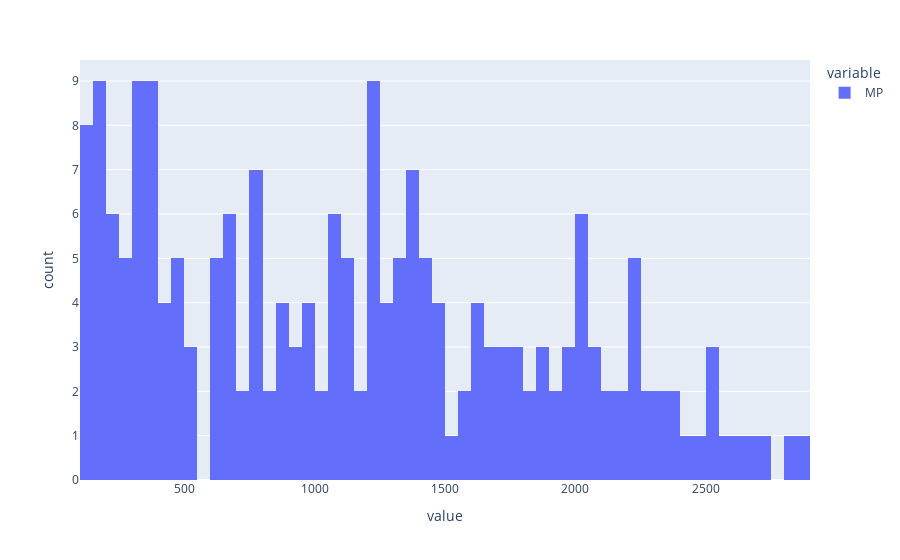

The notebook cell this image was saved under:
### Code cell
import plotly.express as px
df = px.data.tips()
fig = px.histogram(free_agents['MP'],nbins=100)
fig.show()

### Figure 1 — Plotly figure (JSON) as saved in the notebook; plotly's stock layout.template omitted (floating-point values rounded to 4 significant figures; data arrays with more than 128 entries replaced by an {"elided": "..."} marker saying what was removed)
{"data": [{"alignmentgroup": "True", "bingroup": "x", "hovertemplate": "variable=MP<br>value=%{x}<br>count=%{y}<extra></extra>", "legendgroup": "MP", "marker": {"color": "#636efa"}, "name": "MP", "nbinsx": 100, "offsetgroup": "MP", "orientation": "v", "showlegend": true, "type": "histogram", "x": {"elided": "201 int values"}, "xaxis": "x", "yaxis": "y"}], "layout": {"barmode": "relative", "legend": {"title": {"text": "variable"}, "tracegroupgap": 0}, "margin": {"t": 60}, "xaxis": {"anchor": "y", "domain": [0, 1], "title": {"text": "value"}}, "yaxis": {"anchor": "x", "domain": [0, 1], "title": {"text": "count"}}}}
